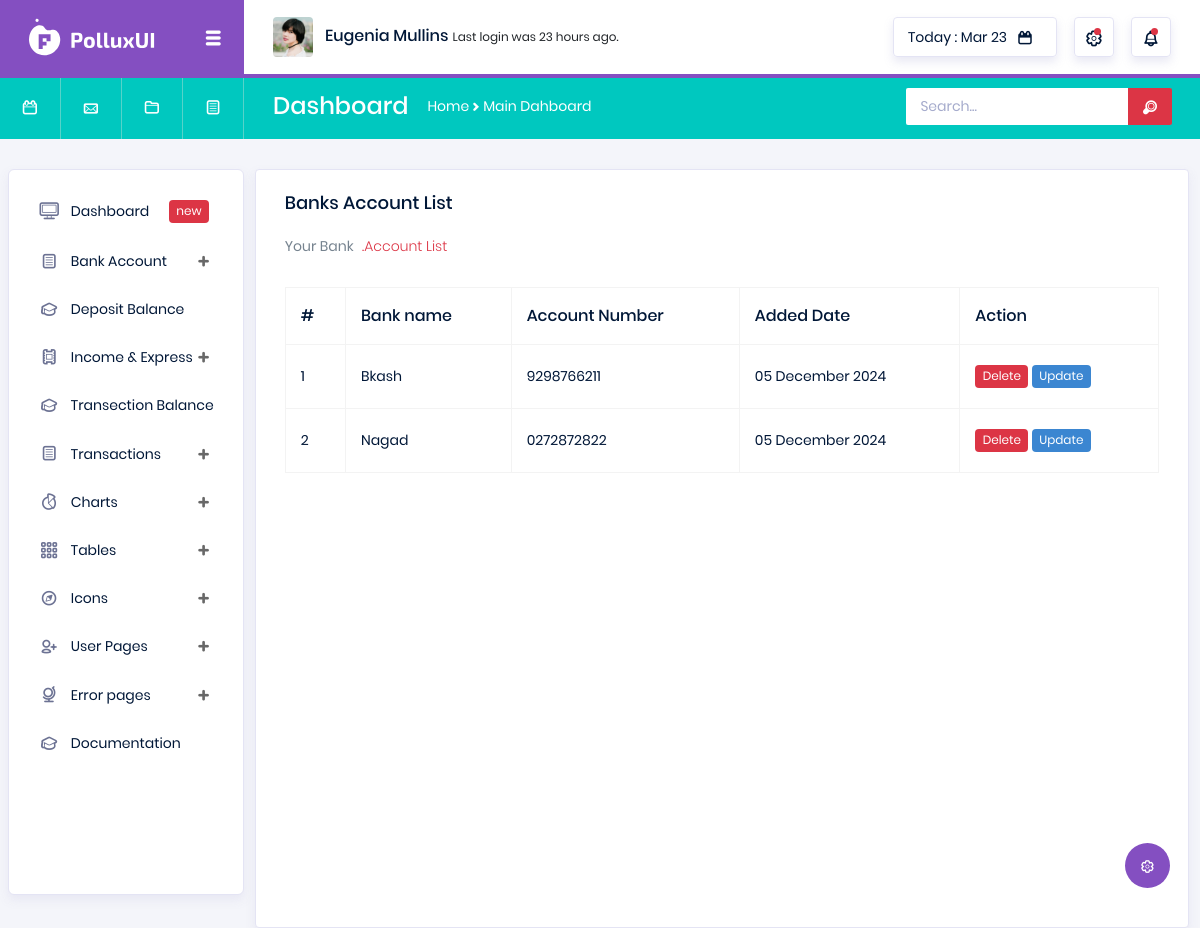
Page /view-bank-accounts/ (signed in) on the committed database.
### transactions/models.py (models this page shows, shortened)
class Bank(models.Model):
    user = models.ForeignKey(User, on_delete=models.CASCADE)
    bank_name = models.CharField(max_length=120)
    account_number = models.CharField(max_length=160)
    date = models.DateTimeField(auto_now_add=True)

### transactions/views.py (the view)
# urls.py: path('view-bank-accounts/', views.View_Banks, name='view_bank'),
def View_Banks(request):
    user = request.user
    banks = Bank.objects.filter(user=user)
    if not banks.exists():
        messages.warning(request, 'No Bank Found.')
    context = {
        'banks':banks
    }
    return render(request, 'transaction/view-banks.html', context)

### templates/transaction/view-banks.html (shortened to what this page needs)
{% extends 'base.html' %}
{% load static %}
{% block body %}
<div class="col-lg-12 grid-margin stretch-card">
    <div class="card">
      <div class="card-body">
        <h4 class="card-title">Banks Account List</h4>
        <p class="card-description">
          Your Bank <code>.Account List</code>
        </p>
        <div class="table-responsive pt-3">
          <table class="table table-bordered">
            <thead>
              <tr>
                <th>
                  #
                </th>
                <th>
                  Bank name
                </th>
                <th>
                  Account Number
                </th>
                <th>
                  Added Date
                </th>
                <th>
                  Action
                </th>
              </tr>
            </thead>
            <tbody>
            {% for bank in banks %}
              <tr>
                <td>
                  {{forloop.counter}}
                </td>
                <td>
                  {{bank.bank_name}}
                </td>
                <td>
                    {{bank.account_number}}
                </td>
                <td>
                    {{bank.date|date:"d F Y"}}
                </td>
                <td>
                  <label class="badge badge-danger" id="hello" onclick="updateUrl({{bank.id}})" data-toggle="modal" data-target="#exampleModal">Delete</label>
                  <a href="{% url 'transaction:update_bank' bank.id %}" class="badge badge-info">Update</a>
                </td>
              </tr>
            {% endfor %}
            </tbody>
          </table>
        </div>
      </div>
    </div>
  </div>
{% endblock %}

### rows in the picture
Bank: bank_name "Bkash", account_number "9298766211", date "05 December 2024"
Bank: bank_name "Nagad", account_number "0272872822", date "05 December 2024"
